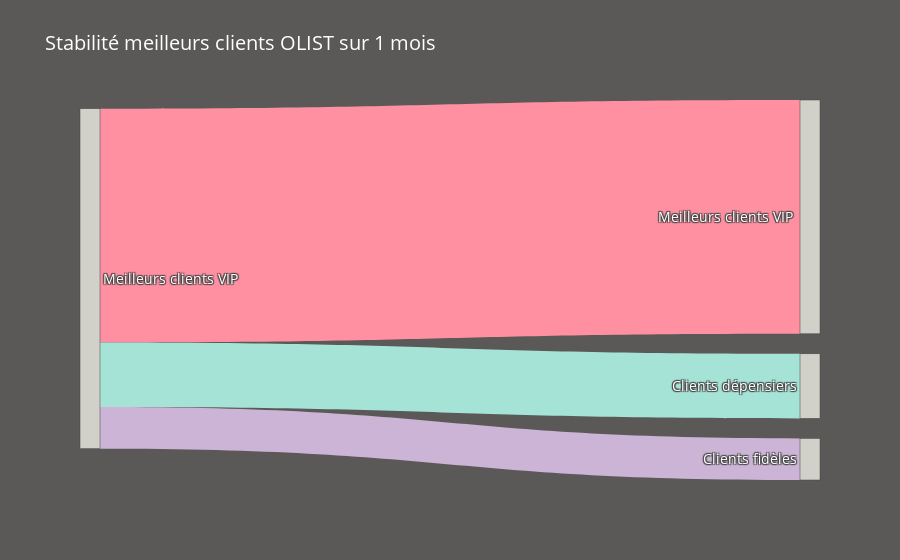

Notebook code cell kept with this figure:
### Markdown cell above
__Visualisation du groupe des meilleurs clients stabilité sur 1 mois__

### Code cell
#Sankey meilleurs clients 1 mois
node_label = ['Meilleurs clients VIP', 'Meilleurs clients VIP ', 'Clients dépensiers','Clients fidèles']
node_dict = {y:x for x, y in enumerate(node_label)}
node_dict

source = ['Meilleurs clients VIP', 'Meilleurs clients VIP','Meilleurs clients VIP', 'Meilleurs clients VIP']
target = ['Meilleurs clients VIP ', 'Clients dépensiers','Clients fidèles'] 
values = [ 1759 , 486, 313]

source_node = [node_dict[x] for x in source]
target_node = [node_dict[x] for x in target]

# link data
color_link = ['#FF90A1','#A6E3D7', '#CBB4D5'] # rouge, vert, violet
# Node data
color_node = ['#D1D0C9','#D1D0C9', '#D1D0C9', '#D1D0C9'] # gris clair

fig = go.Figure(
    data=[go.Sankey(
        node = dict(
            label = node_label,
            color = color_node
        ),
        link = dict(
            source = source_node,
            target = target_node,
            value = values,
            color = color_link
        ))])
fig.update_layout(
    hovermode = 'x',
    title="Stabilité meilleurs clients OLIST sur 1 mois",
    font=dict(size = 14, color = 'white'),
    paper_bgcolor='#5B5958')

plot(fig,
     image_filename='sankey_plot_1', 
     image='png', 
     image_width=1000, 
     image_height=600    
)
fig.show()

### Figure 1 — Plotly figure (JSON) as saved in the notebook; plotly's stock layout.template omitted (floating-point values rounded to 4 significant figures)
{"data": [{"link": {"color": ["#FF90A1", "#A6E3D7", "#CBB4D5"], "source": [0, 0, 0, 0], "target": [1, 2, 3], "value": [1759, 486, 313]}, "node": {"color": ["#D1D0C9", "#D1D0C9", "#D1D0C9", "#D1D0C9"], "label": ["Meilleurs clients VIP", "Meilleurs clients VIP ", "Clients dépensiers", "Clients fidèles"]}, "type": "sankey"}], "layout": {"font": {"color": "white", "size": 14}, "hovermode": "x", "paper_bgcolor": "#5B5958", "title": {"text": "Stabilité meilleurs clients OLIST sur 1 mois"}}}
